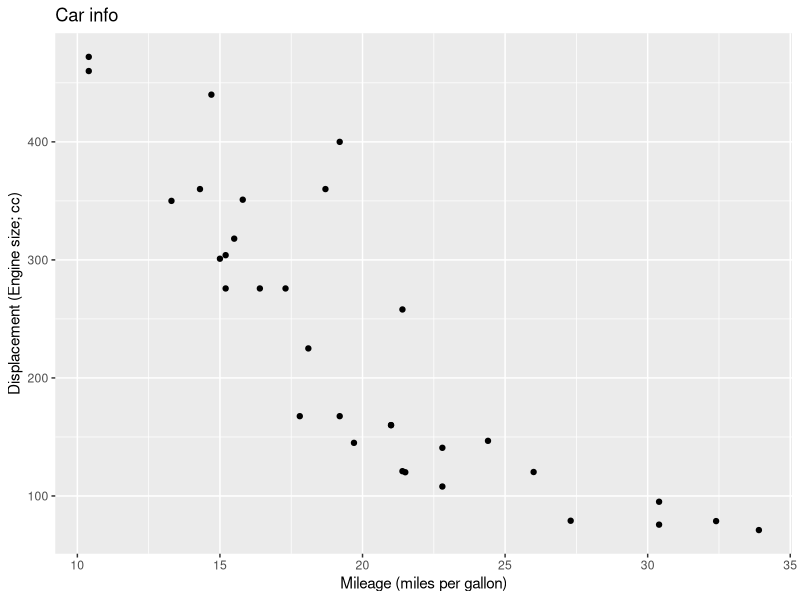

Write R code to recreate this figure.
## ---- chunk 1
knitr::opts_chunk$set(echo = TRUE)
## ---- chunk 2
library(ggplot2)

ggplot(mtcars, aes(x = mpg, y = disp)) +
  geom_point() + 
  labs(x = "Mileage (miles per gallon)",
       y = "Displacement (Engine size; cc)",
       title = "Car info")
